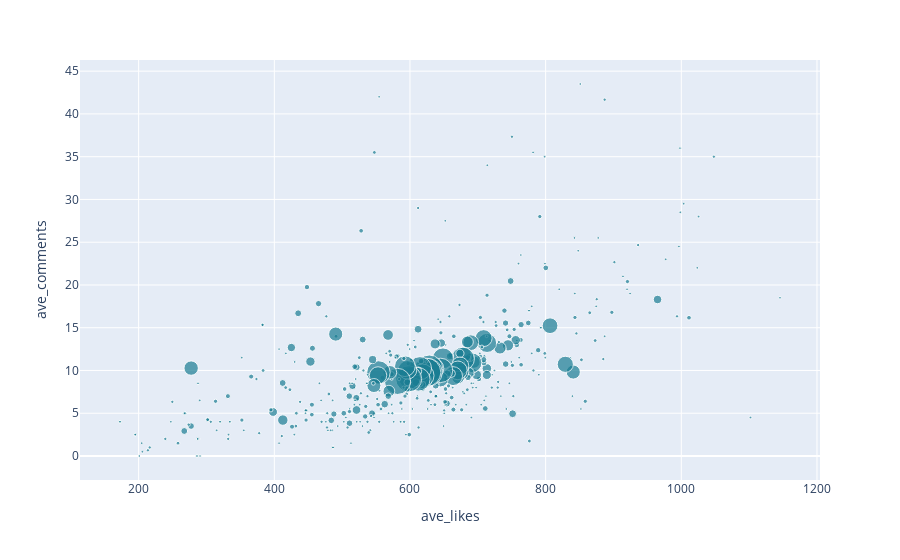

The cell this chart's notebook holds for it:
### Markdown cell above
#### Creates interactive plotly plot of number of comments vs number of likes for more commonly-used hashtags

### Code cell
repeat_hashtags_stats = hashtags_stats[(hashtags_stats['counts'] >= 2)]

fig = px.scatter(repeat_hashtags_stats,
                 x='ave_likes',
                 y='ave_comments',
                 size='counts',
                 hover_data=['hashtag'])
fig.update_traces(marker=dict(color='#1a7d93'))
fig.show()

### Figure 1 — Plotly figure (JSON) as saved in the notebook; plotly's stock layout.template omitted (floating-point values rounded to 4 significant figures; data arrays with more than 128 entries replaced by an {"elided": "..."} marker saying what was removed)
{"data": [{"customdata": {"elided": "423x1 str values"}, "hoverlabel": {"namelength": 0}, "hovertemplate": "ave_likes=%{x}<br>ave_comments=%{y}<br>counts=%{marker.size}<br>hashtag=%{customdata[0]}", "legendgroup": "", "marker": {"color": "#1a7d93", "size": {"elided": "423 int values"}, "sizemode": "area", "sizeref": 0.55, "symbol": "circle"}, "mode": "markers", "name": "", "showlegend": false, "type": "scatter", "x": {"elided": "423 float values"}, "xaxis": "x", "y": {"elided": "423 float values"}, "yaxis": "y"}], "layout": {"legend": {"itemsizing": "constant", "tracegroupgap": 0}, "margin": {"t": 60}, "xaxis": {"anchor": "y", "domain": [0, 1], "title": {"text": "ave_likes"}}, "yaxis": {"anchor": "x", "domain": [0, 1], "title": {"text": "ave_comments"}}}}
